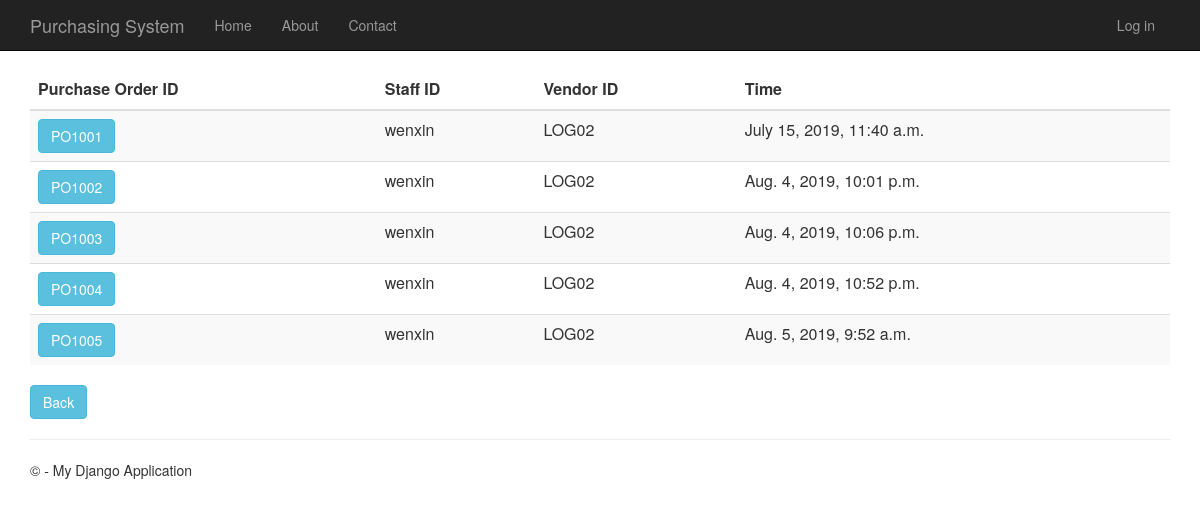
Screenshot of /purchaseorderhistory with the database file from the repository.
### PurchaseOrder/models.py (models this page shows, shortened)
class PurchaseOrder(models.Model):
    purchase_order_id = models.CharField(primary_key=True, max_length=10)
    shipping_instructions = models.TextField()
    time_created = models.DateTimeField()
    description = models.TextField(null=True,default=None, blank=True)
    total_price = models.DecimalField(max_digits=10, decimal_places=2, default=Decimal('0.00'))
    person_id = models.ForeignKey(Person)
    vendor_id = models.ForeignKey(Vendor)
    quotation_id = models.OneToOneField(Quotation)

### app/models.py (models this page shows, shortened)
class Person(models.Model):
    user_id = models.OneToOneField(User)
    person_id = models.CharField(primary_key=True, max_length=10)
    person_name = models.TextField()
    person_address = models.TextField()
    person_phone_number = models.TextField()
    person_role = models.TextField(default = 'MANAGER')

class Vendor(models.Model):
    vendor_id = models.CharField(primary_key=True, max_length=10)
    vendor_name = models.TextField()
    vendor_phone_number = models.TextField()
    vendor_address = models.TextField()
    vendor_email = models.TextField()
    def __str__(self):
        return str(self.vendor_id)

### PurchaseOrder/views.py (the view)
# urls.py: url(r'^purchaseorderhistory', PurchaseOrder.views.purchaseorderhistory, name="purchase_order_history"),
def purchaseorderhistory(request):
    purchase_orders = PurchaseOrder.objects.all()
    context = {
            'title':'Purchase Order History',
            'rows':purchase_orders
        }
    return render(request,'PurchaseOrder/purchaseorderhistory.html',context)

### PurchaseOrder/templates/PurchaseOrder/purchaseorderhistory.html
{% extends "app/layout.html" %}
{% block content %}
<div class="purcahseorderhistory margintop" >
    <form action="purchaseorderhistorydetails" method="GET">
        <table class="table table-striped margintop">
          <thead>
            <tr>
              <th scope="col" class="fontlabel">Purchase Order ID</th>
              <th scope="col" class="fontlabel">Staff ID</th>
              <th scope="col" class="fontlabel">Vendor ID</th>
              <th scope="col" class="fontlabel">Time</th>
            </tr>
          </thead>
          <tbody>
              {% for r in rows %}
            <tr>
                 <td><button type="submit" name="po_id" value="{{r.purchase_order_id}}" class="btn btn-info" >{{r.purchase_order_id}}</button></td>
                 <td>{{r.person_id.person_id}}</td>
                 <td>{{r.vendor_id}}</td>
                 <td>{{r.time_created}}</td>
            </tr>
              {% endfor %}
          </tbody>
        </table>
    </form>
    <form action="menu">
        <div class="margintop">
            <button type="submit" class="btn btn-info" >Back</button>
        </div>
    </form>
</div>
{% endblock %}

### app/static/app/content/site.css (style rules this page uses)
body { padding-top: 50px; padding-bottom: 20px; }

### rows the page displays
PurchaseOrder: purchase_order_id "PO1001", person_id.person_id "wenxin", vendor_id "LOG02", time_created "July 15, 2019, 11:40 a.m."
PurchaseOrder: purchase_order_id "PO1002", person_id.person_id "wenxin", vendor_id "LOG02", time_created "Aug. 4, 2019, 10:01 p.m."
PurchaseOrder: purchase_order_id "PO1003", person_id.person_id "wenxin", vendor_id "LOG02", time_created "Aug. 4, 2019, 10:06 p.m."
PurchaseOrder: purchase_order_id "PO1004", person_id.person_id "wenxin", vendor_id "LOG02", time_created "Aug. 4, 2019, 10:52 p.m."
PurchaseOrder: purchase_order_id "PO1005", person_id.person_id "wenxin", vendor_id "LOG02", time_created "Aug. 5, 2019, 9:52 a.m."
